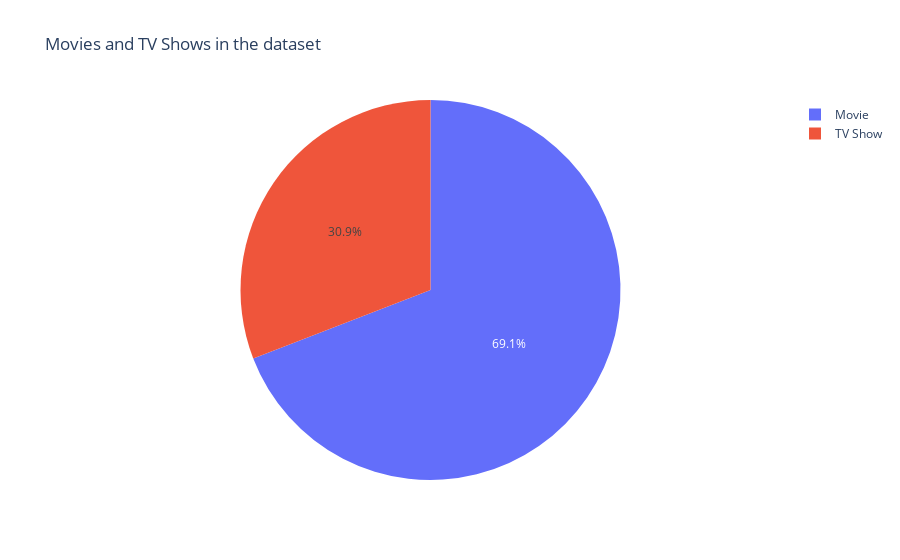

The notebook cell this image was saved under:
### Markdown cell above
#### Chart - 1

### Code cell
# Chart - 1 visualization code
import plotly.express as px

# Create a DataFrame with the count of each 'type'
type_counts = df['type'].value_counts().reset_index()
type_counts.columns = ['Type', 'Count']

# Create a pie chart
fig = px.pie(type_counts, values='Count', names='Type',
             title='Movies and TV Shows in the dataset')

# Show the chart
fig.show()

### Figure 1 — Plotly figure (JSON) as saved in the notebook; plotly's stock layout.template omitted (floating-point values rounded to 4 significant figures)
{"data": [{"domain": {"x": [0, 1], "y": [0, 1]}, "hovertemplate": "Type=%{label}<br>Count=%{value}<extra></extra>", "labels": ["Movie", "TV Show"], "legendgroup": "", "name": "", "showlegend": true, "type": "pie", "values": [5377, 2400]}], "layout": {"legend": {"tracegroupgap": 0}, "title": {"text": "Movies and TV Shows in the dataset"}}}
